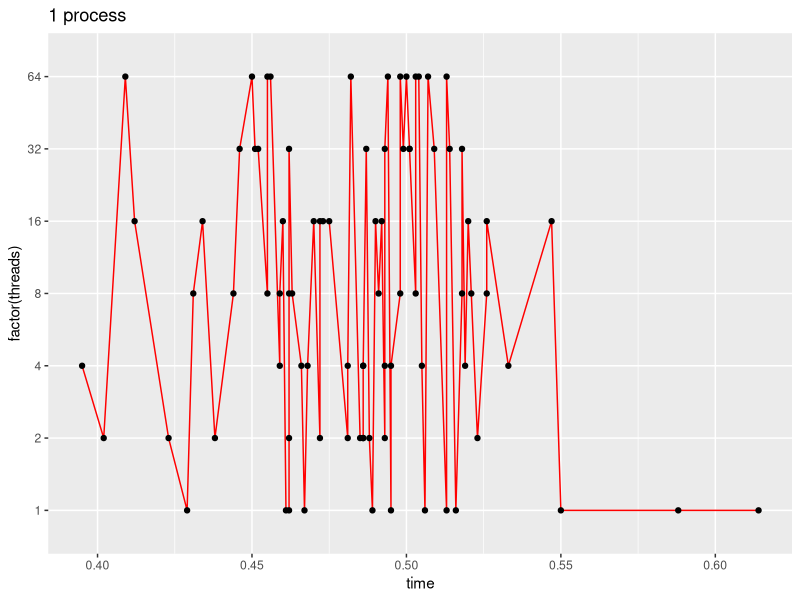
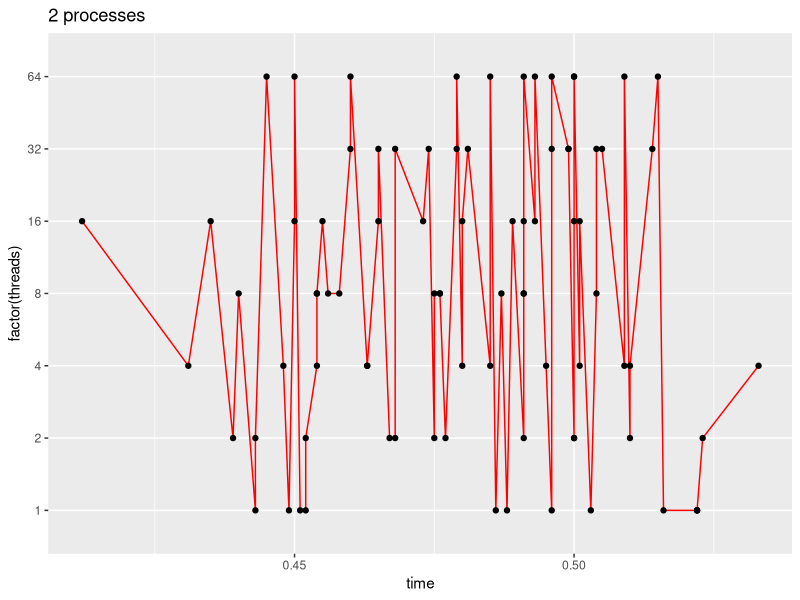
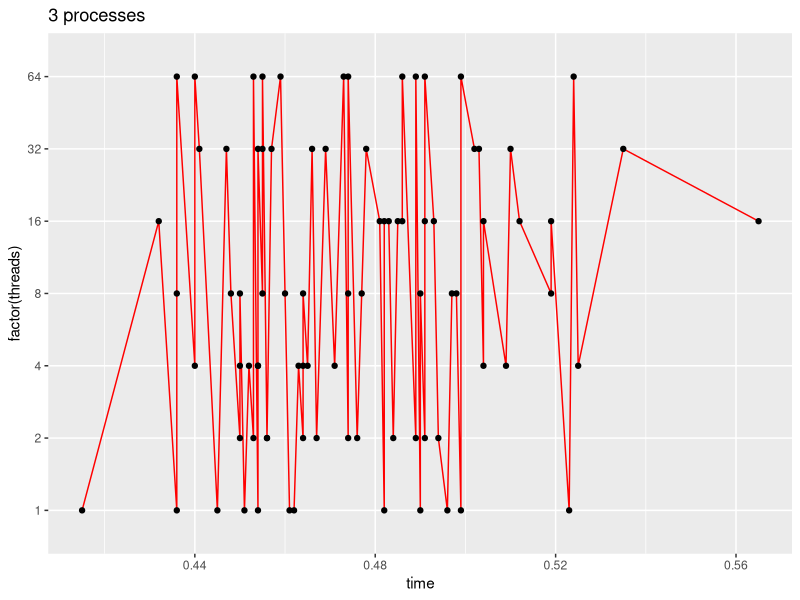
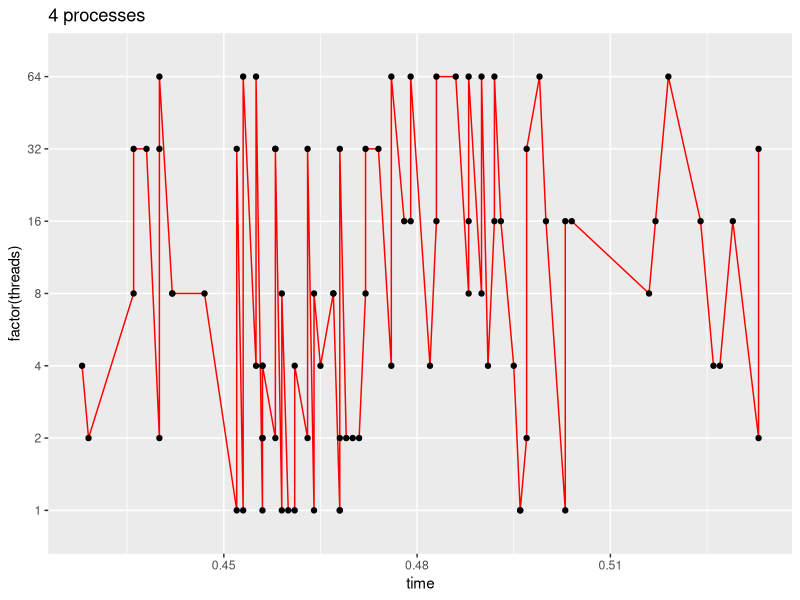
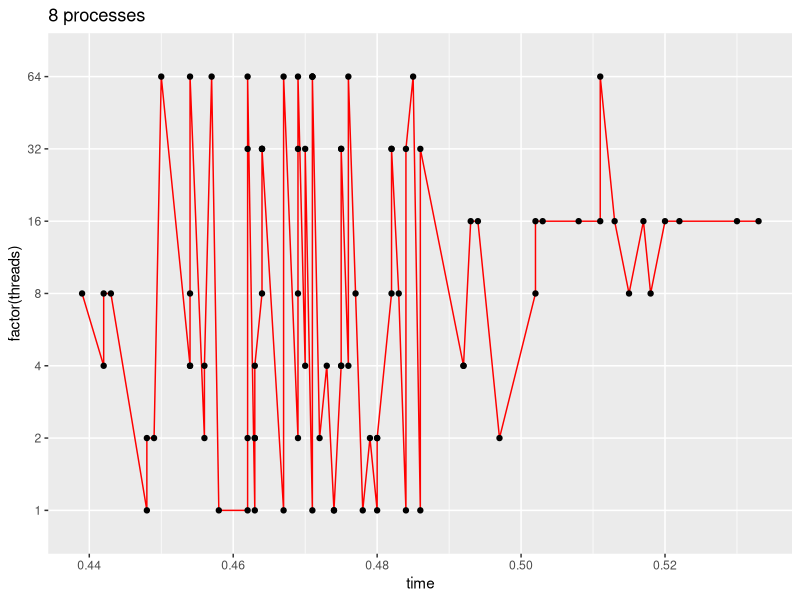
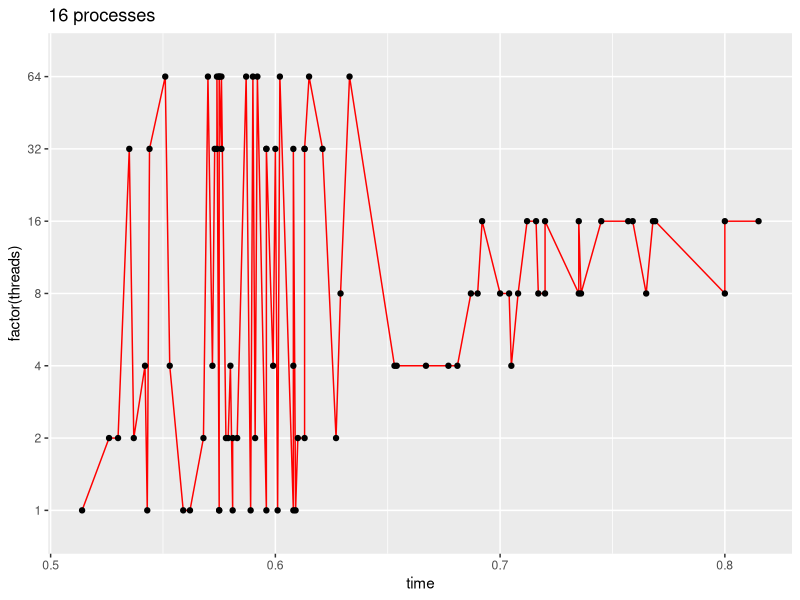
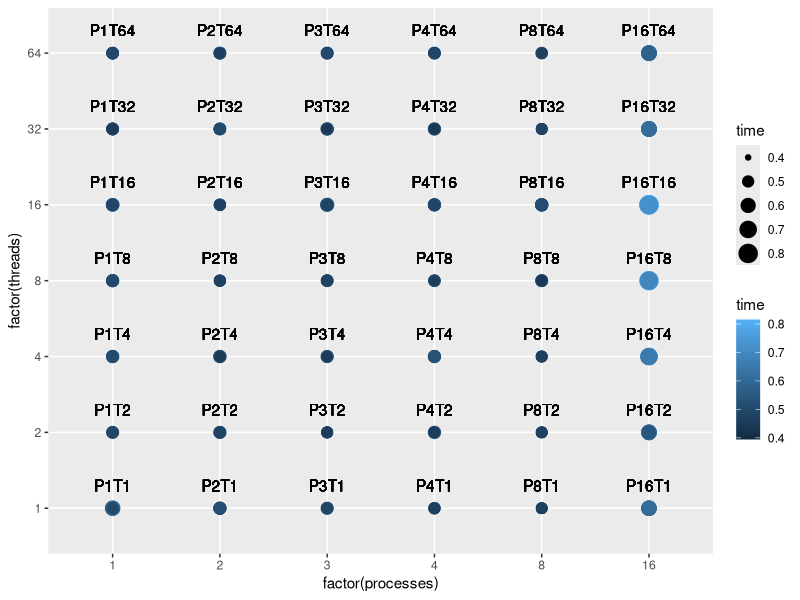

Write the R code that produced these figures, in order.
## ---- chunk 1
# for rendering run this command in console:
# rmarkdown::render("evaluation.Rmd", "html_notebook")
library(tidyverse)  
library(ggplot2)
data <- read_csv("time_tests.csv")
## ---- chunk 2
numProcesses <- data %>%
  select(processes) %>%
  distinct()

# size = nrows * ncols
numProcessesSize <- dim(numProcesses)[1] * dim(numProcesses)[2]

# set index
numProcessesIndex <- as.integer(1)

# display
numProcesses
numProcessesSize
## ---- chunk 3
p1 = data %>%
  filter(processes == 1) %>% #as.integer(numProcesses[numProcessesIndex,])) %>%
  select(threads, time)
p1

# increment index
numProcessesIndex <- numProcessesIndex + 1

ggplot(p1, aes(x=time, y=factor(threads), group=1)) + geom_line(color="red") + 
  geom_point() + ggtitle("1 process")
## ---- chunk 4
p2 = data %>%
  filter(processes == 2) %>%
  select(threads, time)
p2

# increment index
numProcessesIndex <- numProcessesIndex + 1

ggplot(p2, aes(x=time, y=factor(threads), group=1)) + geom_line(color="red") + 
  geom_point() + ggtitle("2 processes")
## ---- chunk 5
p3 = data %>%
  filter(processes == 3) %>%
  select(threads, time)
p3

# increment index
numProcessesIndex <- numProcessesIndex + 1

ggplot(p3, aes(x=time, y=factor(threads), group=1)) + geom_line(color="red") + 
  geom_point() + ggtitle("3 processes")
## ---- chunk 6
p4 = data %>%
  filter(processes == 4) %>%
  select(threads, time)
p4

# increment index
numProcessesIndex <- numProcessesIndex + 1

ggplot(p4, aes(x=time, y=factor(threads), group=1)) + geom_line(color="red") + 
  geom_point() + ggtitle("4 processes")
## ---- chunk 7
p8 = data %>%
  filter(processes == 8) %>%
  select(threads, time)
p8

# increment index
numProcessesIndex <- numProcessesIndex + 1

ggplot(p8, aes(x=time, y=factor(threads), group=1)) + geom_line(color="red") + 
  geom_point() + ggtitle("8 processes")
## ---- chunk 8
p16 = data %>%
  filter(processes == 16) %>%
  select(threads, time)
p16

# increment index
numProcessesIndex <- numProcessesIndex + 1

ggplot(p16, aes(x=time, y=factor(threads), group=1)) + geom_line(color="red") + 
  geom_point() + ggtitle("16 processes")
## ---- chunk 9
data_label= data %>%
  mutate(labels = sub("^","P", sprintf("%sT%s",processes, threads)))
data_label
## ---- chunk 10
ggplot(data_label, aes(x=factor(processes), y=factor(threads), label=labels)) + 
  geom_point(aes(size=time, color=time)) + 
  geom_text(nudge_y = 0.30)
## ---- chunk 11
data_label[which.max(data_label$time),]
## ---- chunk 12
data_label[which.min(data_label$time),]
